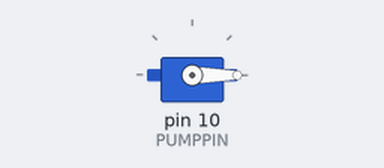
A sketch run on a simulated Arduino Uno, built with avr-gcc and run on an emulated ATmega328P. Parts: servo. At 120.0 s the program stops and its outputs stay as they are.

Above: at 0.1 s.
At 120.1 s:
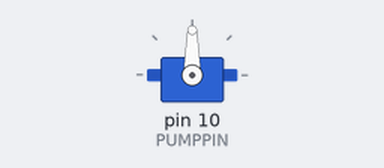
Timing chart, 0 to 121.5 s (numbered marks = the images above):
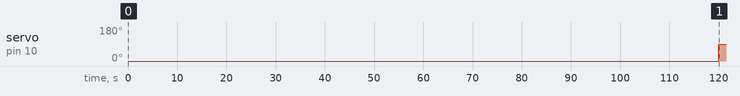

The sketch:

pump_out_iron.ino
```cpp
// #include <Servo.h>

// Servo pump;

// #define PUMPPIN 10
// #define RUN_TIME_MS 120000
// #define LOG_INTERVAL_MS 1000

// void setup() {
//   delay(2000);
//   Serial.begin(9600);
//   while (!Serial);

//   pump.attach(PUMPPIN);
//   pump.write(0);
//   Serial.println("🚰 Pump started.");

//   unsigned long startTime = millis();
//   while (millis() - startTime < RUN_TIME_MS) {
//     int secondsLeft = (RUN_TIME_MS - (millis() - startTime)) / 1000;
//     Serial.print("⏳ Seconds left: ");
//     Serial.println(secondsLeft);
//     delay(LOG_INTERVAL_MS);
//   }

//   pump.write(90);
//   Serial.println("✅ Pump stopped.");
// }

// void loop() {
//   while (true) {}
// }
#include <Servo.h>

Servo pump;

#define PUMPPIN 10
#define RUN_TIME_MS 120000

void setup() {
  pump.attach(PUMPPIN);       // Attach the pump control pin
}

void loop() {
  pump.write(0);
  delay(RUN_TIME_MS);
  pump.write(90);             // Stop the pump (90°)
  while (true) {
    // Do nothing, permanently stop the pump
  }
}
```

Measured:
- by itself, servo on pin 10 (PUMPPIN): 0° → 90° at 120 s
